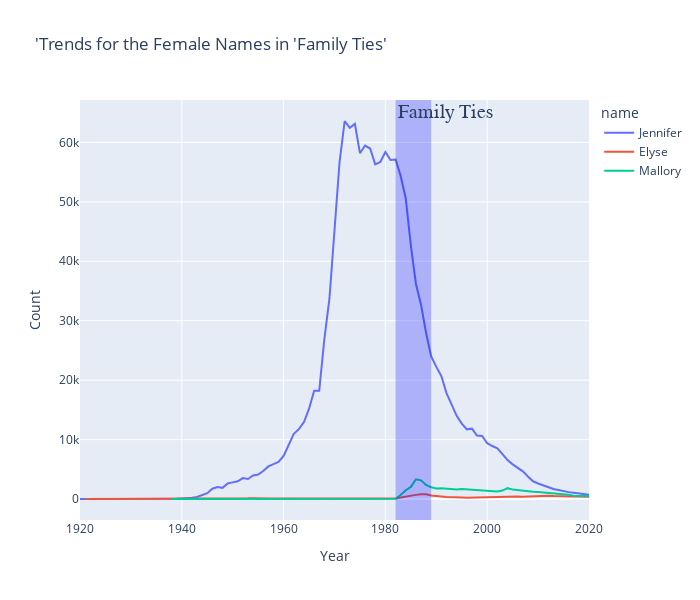

Notebook code cell kept with this figure:
### Code cell
names = ["Mallory", "Elyse", "Jennifer"]
mask_names=females["name"].isin(names)
df_fem=females[mask_names]["1920":"2020"]
fig = px.line(df_fem, x=df_fem.index, y="count", color="name", title = "'Trends for the Female Names in 'Family Ties'")
fig.add_vrect(x0="1982", x1="1989", annotation_text="Family Ties", annotation_position="top left",
              annotation=dict(font_size=20, font_family="Times New Roman"),
              fillcolor="blue", opacity=0.25, line_width=0)
fig.update_layout(width = 700, height=600, xaxis = dict(title = 'Year', showticklabels=True), yaxis=dict(title="Count" , showticklabels=True))
